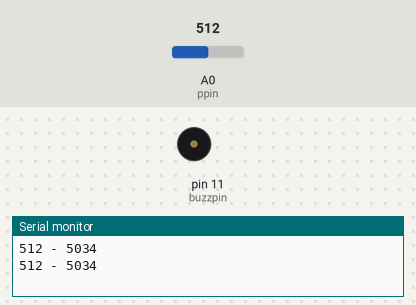
The sketch below on a simulated Arduino Uno, built with avr-gcc and run on an emulated ATmega328P. Shown: buzzer (waves = sounding), the last lines printed to the serial monitor. The inputs (shaded band) are chosen by the test bench; at power-on: A0 (ppin) = 512.

Above: at 0.02 s.
At 1.2 s:
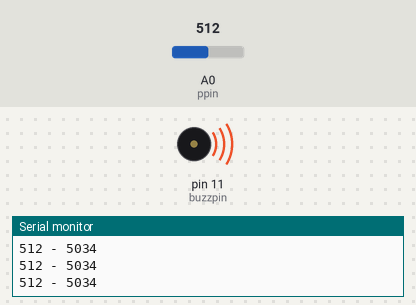
1.3 s: A0 (ppin) set to 716
At 2.2 s:
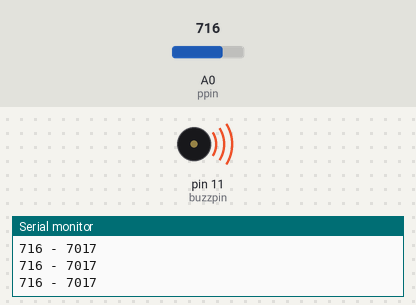
Timing chart, 0 to 4.3 s (numbered marks = the images above; inputs shaded):
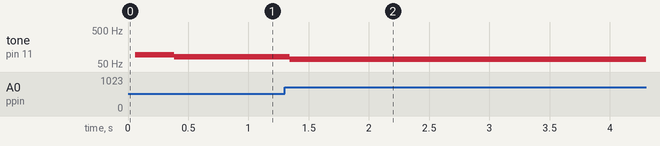

The sketch:

11.Buzzer_potentiometer.ino
```cpp
int buzzval;
int pval;
int buzzpin=11;
int ppin=A0;

void setup() {
Serial.begin(9600);
pinMode(buzzpin,OUTPUT);
pinMode(ppin,INPUT);
}

void loop() {
pval=analogRead(ppin);
Serial.print(pval);
Serial.print(" - ");
buzzval=60+(9940./1023.)*pval;
Serial.println(buzzval);
digitalWrite(buzzpin,HIGH);
delayMicroseconds(buzzval);
digitalWrite(buzzpin,LOW);
delayMicroseconds(buzzval);
}
```

Measured:
- after the input at 1.3 s, tone on pin 11 (buzzpin): 83 Hz → 69 Hz at once
